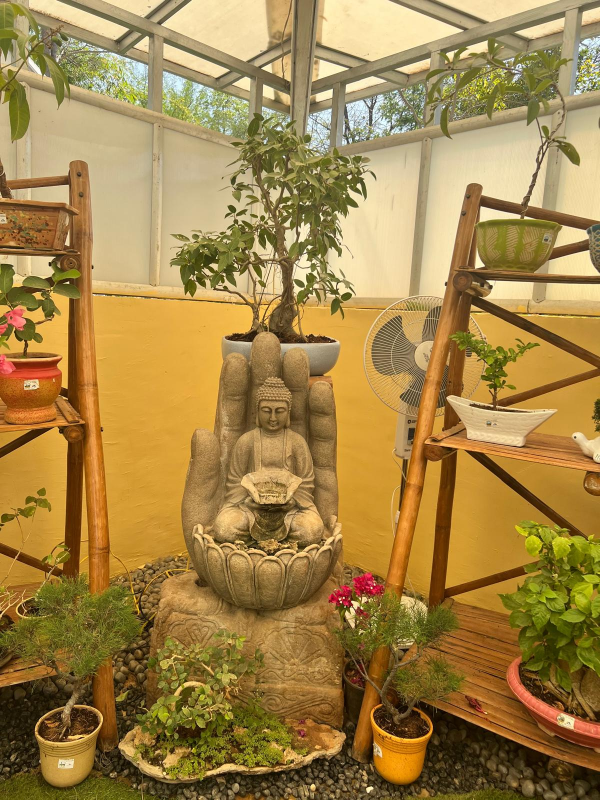
#> input picture assignments/assignment2/Buddha.jpg, 1200 x 1600 px (shown at 1/2 size)
$ python -i image_transformations.py   (imports and definitions only)
#> lines starting #> are read from the running program, lines starting #| are printed output that depends on the picture
### pixel_visions/utils.py
"""
utils.py

This module provides utility functions for common image processing tasks.
It supports loading, saving, resizing, converting to grayscale, and plotting
images, along with basic image manipulations. These utility functions are
designed to simplify and streamline the image processing workflows in the
Pixel-Visions project.

"""
import cv2
import numpy as np
import matplotlib
import matplotlib.pyplot as plt
from enum import Enum, auto
from typing import Dict, Tuple, List, Any, Callable

class ImageLoadType(Enum):
    COLOR = cv2.IMREAD_COLOR
    GRAYSCALE = cv2.IMREAD_GRAYSCALE
    UNCHANGED = cv2.IMREAD_UNCHANGED


# [271 lines left out: functions load_image, save_image, plot_images, display_image_statistics, get_image_size, get_pixel_statistics and 4 more, not called in this run]

class NoiseType(Enum):
    GAUSSIAN = ("GAUSSIAN", lambda image, **kwargs: add_gaussian_noise(image, **kwargs))
    SALT_AND_PEPPER = ("SALT_AND_PEPPER", lambda image, **kwargs: add_salt_and_pepper_noise(image, **kwargs))

    def __init__(self, name:str, function:Callable):
        """
        Initializes the noise type enum member.

        Parameters:
            name (str): The name of the noise type as a string.
            function (Callable[[np.ndarray, Any], np.ndarray]): The function associated with the noise type.
        """
        self._name = name
        self._function = function

    # [80 lines left out: functions name, apply, add_gaussian_noise, add_salt_and_pepper_noise, add_noise, not called in this run]

### pixel_visions/image_transformations.py
# Refactor the ENUM with dynamic function call as did in spatial_filtering function.

import cv2
import numpy as np
from typing import Tuple
import matplotlib.pyplot as plt
from enum import Enum, auto
import pixel_visions.utils as u
#> further down, picture is the input picture: shape (1600, 1200, 3); mean B, G, R 72.6, 132.3, 162.7
from typing import Dict, Tuple, List

class Normalization(Enum):
    MINMAX = auto()
    REVERSED = auto()
    LARGELOG = auto()
    GAMMA    = auto()
    EXTREME  = auto()
    RANDOM  = auto()

class LocalHistogramEqualizationMethod(Enum):
    ADAPTIVE_HISTOGRAM_EQUALIZATION = "Adaptive Histogram Equalization (AHE)"
    CONTRAST_LIMITED_ADAPTIVE_HISTOGRAM_EQUALIZATION = "Contrast Limited Adaptive Histogram Equalization (CLAHE)"
    MULTI_SCALE_HISTOGRAM_EQUALIZATION = "Multi-scale Histogram Equalization"
    SLIDING_WINDOW_HISTOGRAM_EQUALIZATION = "Sliding Window Histogram Equalization"
    BLOCK_BASED_HISTOGRAM_EQUALIZATION = "Block-based Histogram Equalization"

# [314 lines left out: functions negative_image, minmax_normalization, large_log, gamma_correction, random_stretch, reversed_stretching and 4 more, not called in this run]

def display_equalize_histogram(image: np.ndarray, outputfile:str, title:str="Equalized image histogram") -> np.ndarray:
    """
    Enhances the contrast of an image using histogram equalization and displays the result.

    Parameters:
        - image (np.ndarray): The input grayscale image to equalize.
        - outputfile(str)   : File location to save the histogram plot.
        - title(str)        : Title of the plot. Default is "Equalized image histogram".
    Returns:
        np.ndarray: The histogram-equalized image.
    """
#> called with outputfile = 'out.png', title = 'Equalized image histogram'
    equalized_images = []
    equalized_histograms = []


     # Check if the image is grayscale or colored
    if len(image.shape) == 2:  # Grayscale image
        # Perform histogram equalization
        equalized_image = cv2.equalizeHist(image)

        # Calculate histogram
        histogram, bins = np.histogram(image.flatten(), 256, [0, 256])
        equalized_histogram, _ = np.histogram(equalized_image.flatten(), 256, [0, 256])

        # Display the original and equalized images with their histograms
        plt.figure(figsize=(12, 6))

        # Original Image
        plt.subplot(2, 2, 1)
        plt.imshow(image, cmap='gray')
        plt.title('Original Grayscale Image')
        plt.axis('off')

        plt.subplot(2, 2, 2)
        plt.plot(histogram, color='black')
        plt.title('Histogram of Original Image')
        plt.xlim([0, 256])

        # Equalized Image
        plt.subplot(2, 2, 3)
        plt.imshow(equalized_image, cmap='gray')
        plt.title('Equalized Image')
        plt.axis('off')

        plt.subplot(2, 2, 4)
        plt.plot(equalized_histogram, color='black')
        plt.title('Histogram of Equalized Image')
        plt.xlim([0, 256])

    elif len(image.shape) == 3:  # Colored image
        # Split the channels
        channels = cv2.split(image)
        colors = ('b', 'g', 'r')  # OpenCV uses BGR format

        # Initialize a list for equalized images and their histograms
        equalized_images = []
        equalized_histograms = []

        plt.figure(figsize=(12, 6))

        # Display original image and histogram
        plt.subplot(2, 3, 1)
        plt.imshow(cv2.cvtColor(image, cv2.COLOR_BGR2RGB))
        plt.title('Original Color Image')
        plt.axis('off')

        for i, color in enumerate(colors):
            # Calculate histogram for each channel
            histogram = cv2.calcHist([channels[i]], [0], None, [256], [0, 256])
            plt.subplot(2, 3, i + 2)
            plt.plot(histogram, color=color)
            plt.title(f'Histogram of {color.upper()} Channel')
            plt.xlim([0, 256])

            # Perform histogram equalization for each channel
            equalized_image = cv2.equalizeHist(channels[i])
            equalized_images.append(equalized_image)
            equalized_histogram = cv2.calcHist([equalized_image], [0], None, [256], [0, 256])
            equalized_histograms.append(equalized_histogram)
#> this loop made 3 passes
#> pass 1, in display_equalize_histogram, `equalized_image = cv2.equalizeHist(channels[i])`:
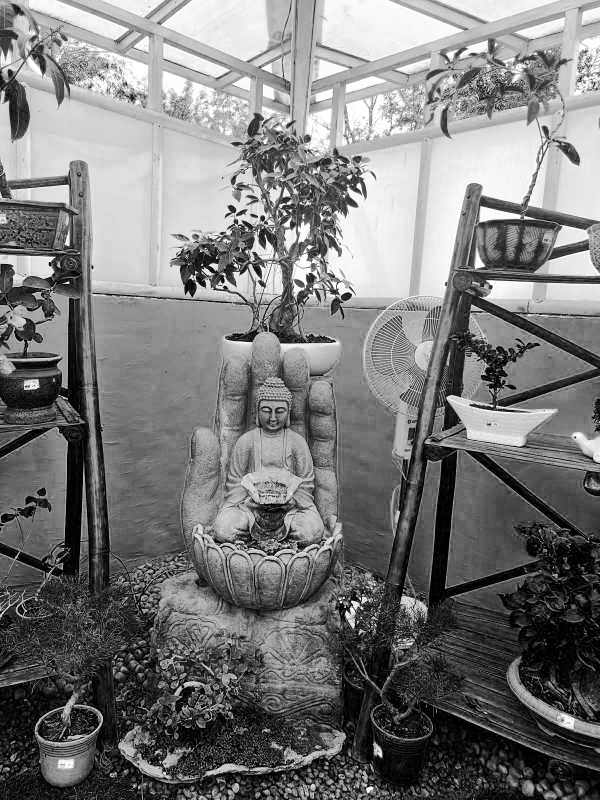
#> equalized_image: shape (1600, 1200) (shown at 1/2 size); min 0, max 255, mean 122
#> pass 2, in display_equalize_histogram, `equalized_image = cv2.equalizeHist(channels[i])`:
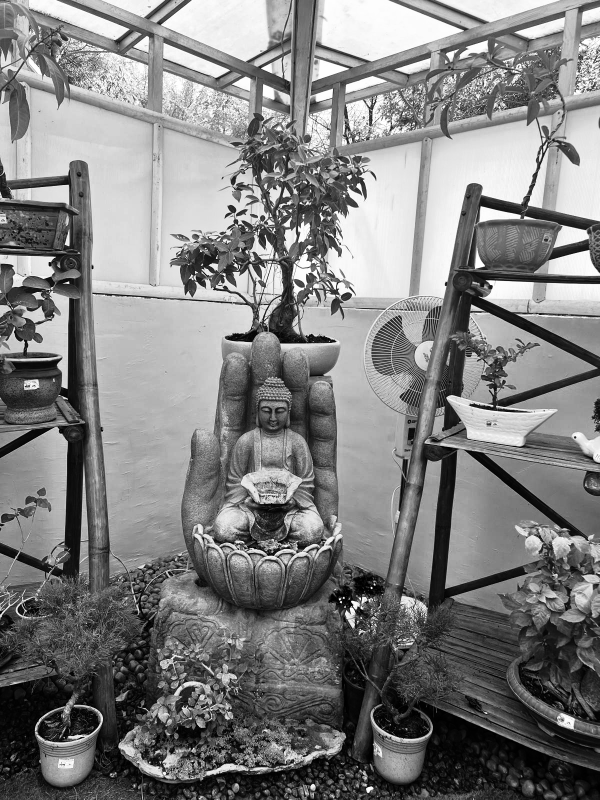
#> equalized_image: shape (1600, 1200) (shown at 1/2 size); min 0, max 255, mean 128.1
#> pass 3, in display_equalize_histogram, `equalized_image = cv2.equalizeHist(channels[i])`:
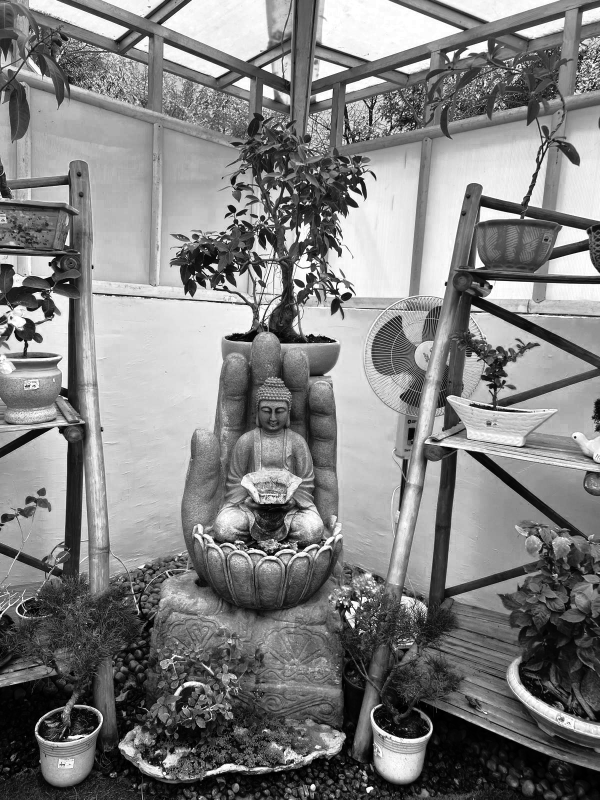
#> equalized_image: shape (1600, 1200) (shown at 1/2 size); min 0, max 255, mean 128.2
#> after the loop, equalized_histograms = 3 items; equalized_images = 3 items

        # Merge equalized channels back into an image
        equalized_image = cv2.merge(equalized_images)
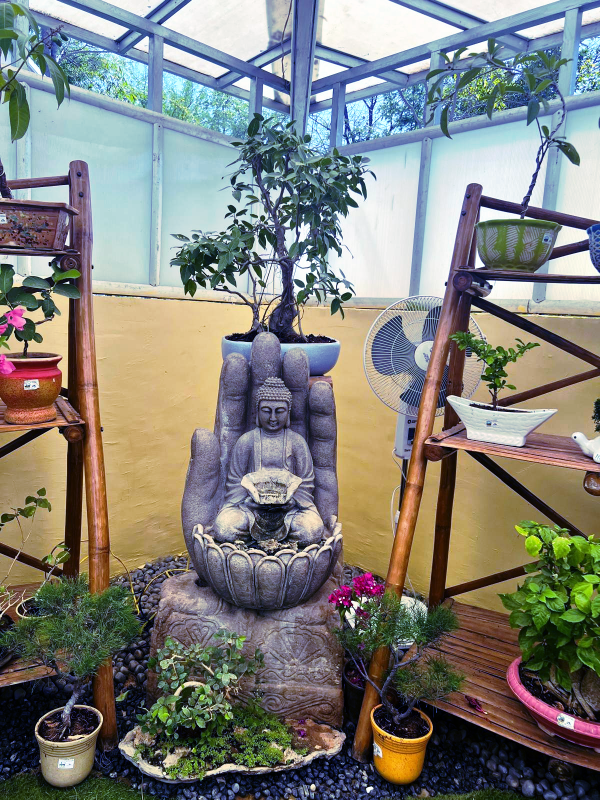
#> equalized_image: shape (1600, 1200, 3) (shown at 1/2 size); mean of channels 0, 1, 2 122, 128.1, 128.2; drawn as B, G, R

        # Display equalized image
        plt.subplot(2, 3, 5)
        plt.imshow(cv2.cvtColor(equalized_image, cv2.COLOR_BGR2RGB))
        plt.title('Equalized Color Image')
        plt.axis('off')

        # Display histograms of equalized channels
        plt.subplot(2, 3, 6)
        for i, color in enumerate(colors):
            plt.plot(equalized_histograms[i], color=color)
        plt.title('Histogram of Equalized Image')
        plt.xlim([0, 256])

    else:
        raise ValueError("Invalid image shape. Image must be either 2D (grayscale) or 3D (color).")

    plt.tight_layout()

    if outputfile:
        plt.savefig(outputfile)
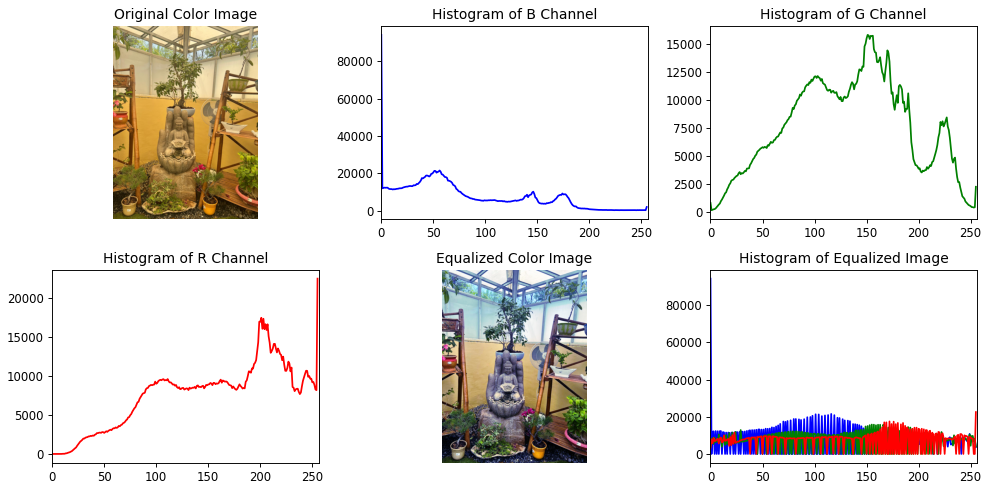
#> figure drawn by matplotlib, 6 panels; panel 2: curve peaks at x = 0, y = 94200; panel 3: curve peaks at x = 151, y = 15790; panel 4: curve peaks at x = 255, y = 22505; panel 6: curve peaks at x = 0, y = 94200
    plt.show()

    return equalized_image

# [332 lines left out: functions adaptive_histogram_equalization, contrast_limited_adaptive_histogram_equalization, multi_scale_histogram_equalization, sliding_window_histogram_equalization, apply_sliding_window_histogram_equalization, block_based_histogram_equalization and 4 more, not called in this run]

    # print(f"Histogram and image saved to {filename}")

>>> import cv2
>>> picture = cv2.imread('../assignments/assignment2/Buddha.jpg')
>>> result = display_equalize_histogram(picture, 'out.png')

$ run again, on assignments/assignment2/Butterflies.jpg
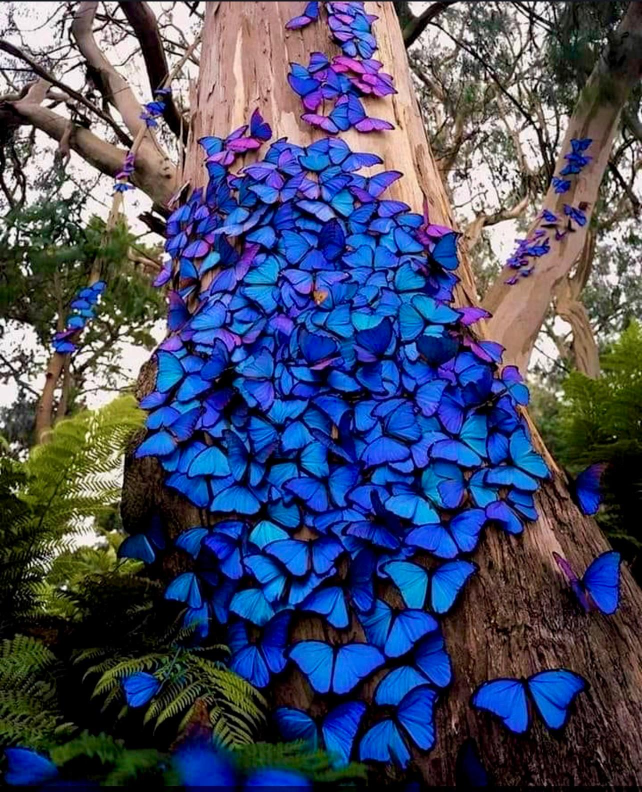
#> input picture assignments/assignment2/Butterflies.jpg, 1284 x 1584 px (shown at 1/2 size)
#> picture is the input picture: shape (1584, 1284, 3); mean B, G, R 103.9, 76.7, 70.3
#> the loop in display_equalize_histogram, `for i, color in enumerate(colors):` made 3 passes
#> pass 3, in display_equalize_histogram, `equalized_image = cv2.equalizeHist(channels[i])`:
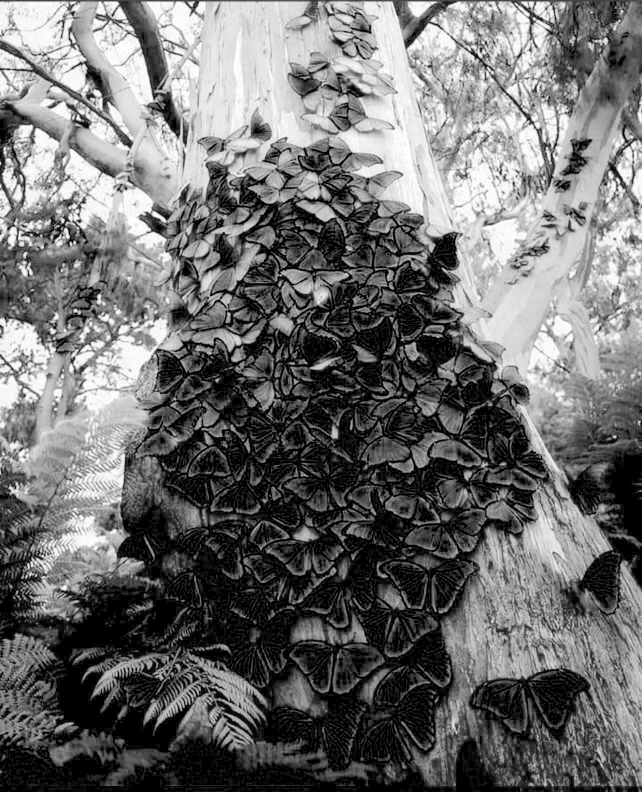
#> equalized_image: shape (1584, 1284) (shown at 1/2 size); min 0, max 255, mean 110.2
#> after the loop in display_equalize_histogram, `for i, color in enumerate(colors):`: equalized_histograms = 3 items
#> in display_equalize_histogram, `equalized_image = cv2.merge(equalized_images)`:
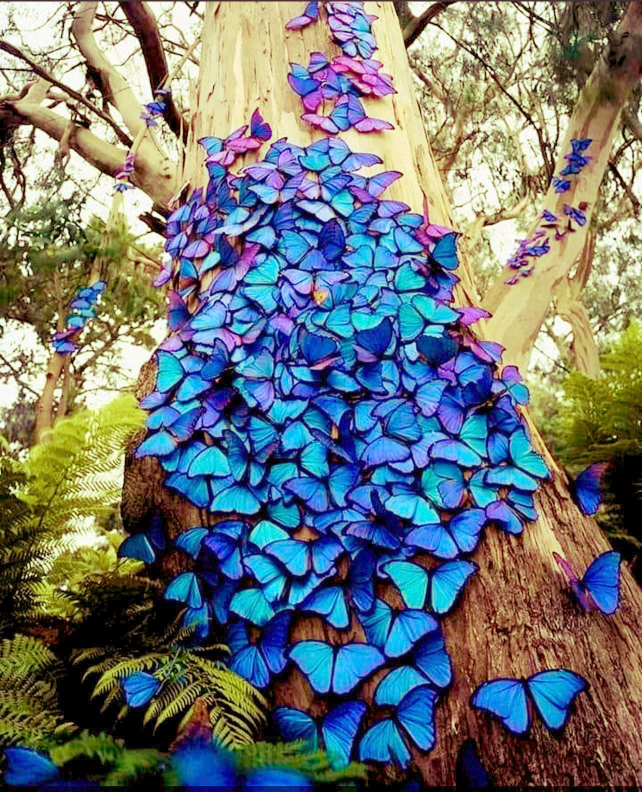
#> equalized_image: shape (1584, 1284, 3) (shown at 1/2 size); mean of channels 0, 1, 2 118.3, 117.6, 110.2; drawn as B, G, R

$ run again, on assignments/assignment2/Flower.jpg
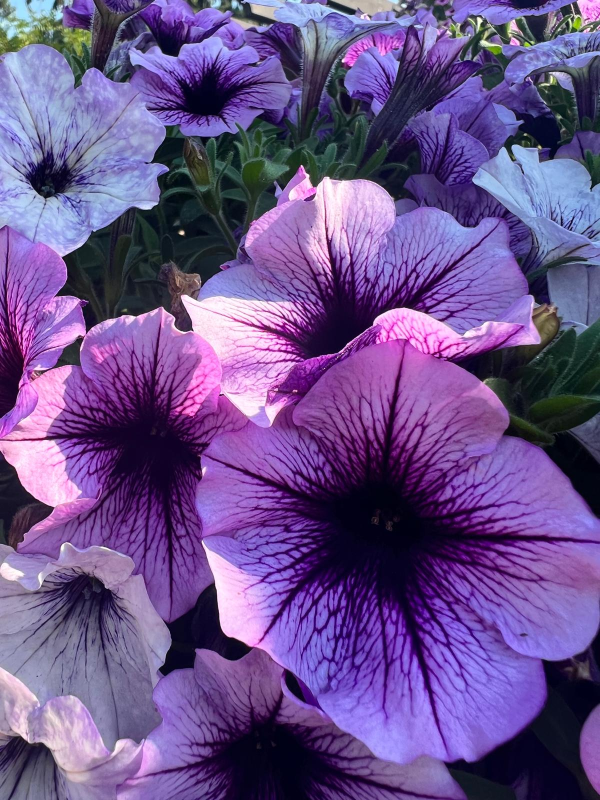
#> input picture assignments/assignment2/Flower.jpg, 1200 x 1600 px (shown at 1/2 size)
#> picture is the input picture: shape (1600, 1200, 3); mean B, G, R 140.4, 81.4, 106.9
#> the loop in display_equalize_histogram, `for i, color in enumerate(colors):` made 3 passes
#> pass 3, in display_equalize_histogram, `equalized_image = cv2.equalizeHist(channels[i])`:
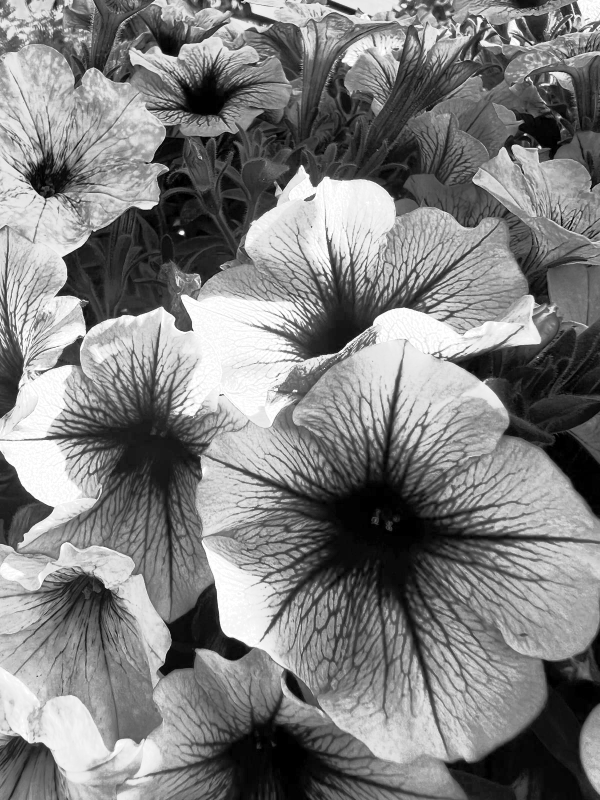
#> equalized_image: shape (1600, 1200) (shown at 1/2 size); min 0, max 255, mean 127.3
#> after the loop in display_equalize_histogram, `for i, color in enumerate(colors):`: equalized_histograms = 3 items
#> in display_equalize_histogram, `equalized_image = cv2.merge(equalized_images)`:
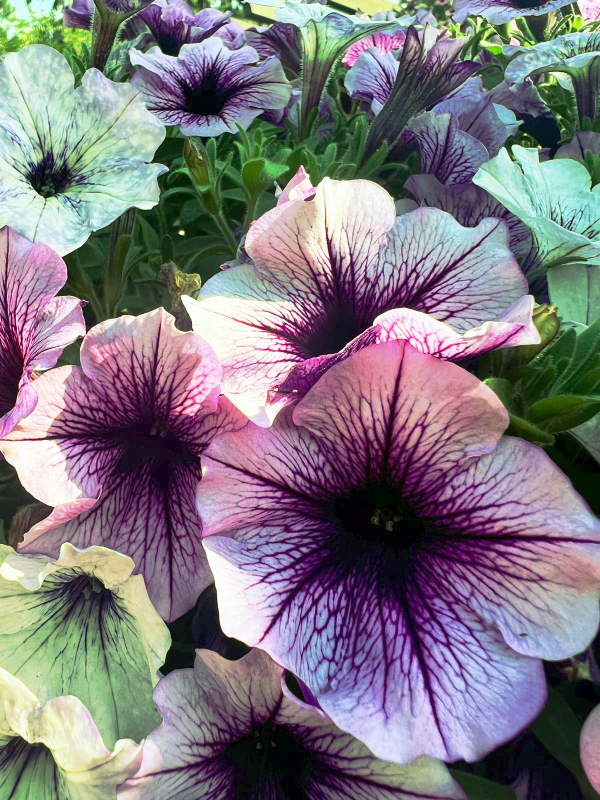
#> equalized_image: shape (1600, 1200, 3) (shown at 1/2 size); mean of channels 0, 1, 2 128.1, 120.8, 127.3; drawn as B, G, R
